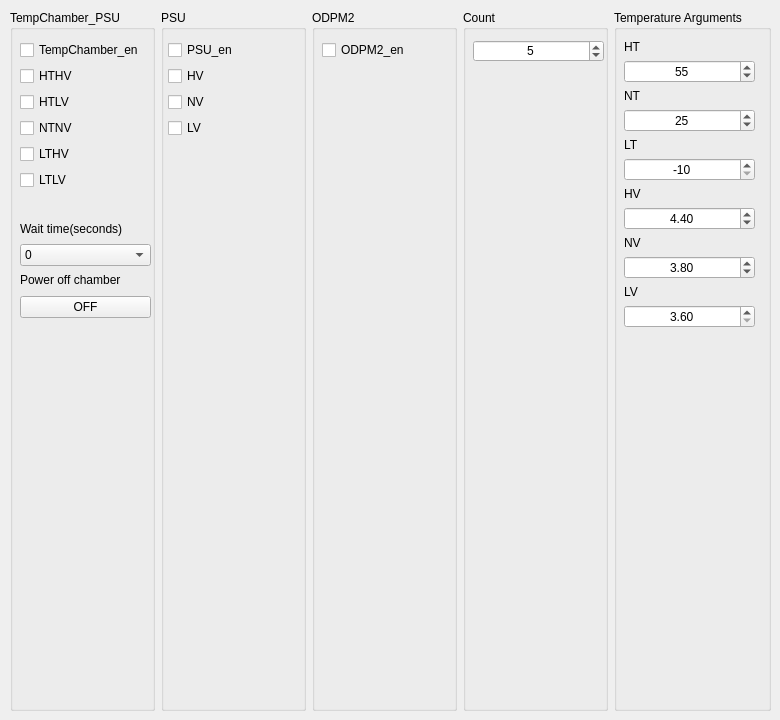
    <widget class="QWidget" name="temp_psu_tab">
     <attribute name="title">
      <string>Temp_PSU</string>
     </attribute>
     <widget class="QWidget" name="layoutWidget">
      <property name="geometry">
       <rect>
        <x>10</x>
        <y>10</y>
        <width>761</width>
        <height>701</height>
       </rect>
      </property>
      <layout class="QHBoxLayout" name="horizontalLayout_5">
       <item>
        <widget class="QGroupBox" name="temp_chamber_psu_groupBox">
         <property name="title">
          <string>TempChamber_PSU</string>
         </property>
         <widget class="QWidget" name="layoutWidget_28">
          <property name="geometry">
           <rect>
            <x>10</x>
            <y>260</y>
            <width>131</width>
            <height>51</height>
           </rect>
          </property>
          <layout class="QVBoxLayout" name="verticalLayout_11">
           <item>
            <widget class="QLabel" name="off_tmpchmb_label">
             <property name="sizePolicy">
              <sizepolicy hsizetype="Preferred" vsizetype="Fixed">
               <horstretch>0</horstretch>
               <verstretch>0</verstretch>
              </sizepolicy>
             </property>
             <property name="text">
              <string>Power off chamber</string>
             </property>
            </widget>
           </item>
           <item>
            <widget class="QPushButton" name="off_tmpchmb_pushButton">
             <property name="text">
              <string>OFF</string>
             </property>
            </widget>
           </item>
          </layout>
         </widget>
         <widget class="QWidget" name="layoutWidget">
          <property name="geometry">
           <rect>
            <x>10</x>
            <y>30</y>
            <width>131</width>
            <height>152</height>
           </rect>
          </property>
          <layout class="QVBoxLayout" name="verticalLayout_tmpchb_psu">
           <item>
            <widget class="QCheckBox" name="tmpchmb_en">
             <property name="text">
              <string>TempChamber_en</string>
             </property>
            </widget>
           </item>
           <item>
            <widget class="QCheckBox" name="hthv_en">
             <property name="text">
              <string>HTHV</string>
             </property>
            </widget>
           </item>
           <item>
            <widget class="QCheckBox" name="htlv_en">
             <property name="text">
              <string>HTLV</string>
             </property>
            </widget>
           </item>
           <item>
            <widget class="QCheckBox" name="ntnv_en">
             <property name="text">
              <string>NTNV</string>
             </property>
            </widget>
           </item>
           <item>
            <widget class="QCheckBox" name="lthv_en">
             <property name="text">
              <string>LTHV</string>
             </property>
            </widget>
           </item>
           <item>
            <widget class="QCheckBox" name="ltlv_en">
             <property name="text">
              <string>LTLV</string>
             </property>
            </widget>
           </item>
          </layout>
         </widget>
         <widget class="QWidget" name="layoutWidget">
          <property name="geometry">
           <rect>
            <x>10</x>
            <y>210</y>
            <width>131</width>
            <height>46</height>
           </rect>
          </property>
          <layout class="QVBoxLayout" name="verticalLayout_5">
           <item>
            <widget class="QLabel" name="wait_time_label">
             <property name="text">
              <string>Wait time(seconds)</string>
             </property>
            </widget>
           </item>
           <item>
            <widget class="QComboBox" name="wait_time_comboBox">
             <item>
              <property name="text">
               <string>0</string>
              </property>
             </item>
             <item>
              <property name="text">
               <string>30</string>
              </property>
             </item>
             <item>
              <property name="text">
               <string>60</string>
              </property>
             </item>
             <item>
              <property name="text">
               <string>120</string>
              </property>
             </item>
             <item>
              <property name="text">
               <string>300</string>
              </property>
             </item>
             <item>
              <property name="text">
               <string>600</string>
              </property>
             </item>
            </widget>
           </item>
          </layout>
         </widget>
        </widget>
       </item>
       <item>
        <widget class="QGroupBox" name="psu_groupBox">
         <property name="title">
          <string>PSU</string>
         </property>
         <widget class="QWidget" name="layoutWidget">
          <property name="geometry">
           <rect>
            <x>7</x>
            <y>30</y>
            <width>131</width>
            <height>100</height>
           </rect>
          </property>
          <layout class="QVBoxLayout" name="verticalLayout_6">
           <item>
            <widget class="QCheckBox" name="psu_en">
             <property name="text">
              <string>PSU_en</string>
             </property>
            </widget>
           </item>
           <item>
            <widget class="QCheckBox" name="hv_en">
             <property name="text">
              <string>HV</string>
             </property>
            </widget>
           </item>
           <item>
            <widget class="QCheckBox" name="nv_en">
             <property name="text">
              <string>NV</string>
             </property>
            </widget>
           </item>
           <item>
            <widget class="QCheckBox" name="lv_en">
             <property name="text">
              <string>LV</string>
             </property>
            </widget>
           </item>
          </layout>
         </widget>
        </widget>
       </item>
       <item>
        <widget class="QGroupBox" name="odpm_groupBox">
         <property name="title">
          <string>ODPM2</string>
         </property>
         <widget class="QCheckBox" name="odpm2_en">
          <property name="geometry">
           <rect>
            <x>10</x>
            <y>30</y>
            <width>101</width>
            <height>20</height>
           </rect>
          </property>
          <property name="text">
           <string>ODPM2_en</string>
          </property>
         </widget>
        </widget>
       </item>
       <item>
        <widget class="QGroupBox" name="count_groupBox">
         <property name="title">
          <string>Count</string>
         </property>
         <widget class="QSpinBox" name="count_spinBox">
          <property name="geometry">
           <rect>
            <x>10</x>
            <y>30</y>
            <width>131</width>
            <height>22</height>
           </rect>
          </property>
          <property name="alignment">
           <set>Qt::AlignCenter</set>
          </property>
          <property name="minimum">
           <number>1</number>
          </property>
          <property name="maximum">
           <number>20</number>
          </property>
          <property name="value">
           <number>5</number>
          </property>
         </widget>
        </widget>
       </item>
       <item>
        <widget class="QGroupBox" name="temp_arg_groupBox">
         <property name="title">
          <string>Temperature Arguments</string>
         </property>
         <widget class="QWidget" name="layoutWidget">
          <property name="geometry">
           <rect>
            <x>10</x>
            <y>30</y>
            <width>131</width>
            <height>296</height>
           </rect>
          </property>
          <layout class="QVBoxLayout" name="verticalLayout_temp_arg">
           <item>
            <widget class="QLabel" name="ht_label">
             <property name="sizePolicy">
              <sizepolicy hsizetype="Preferred" vsizetype="Fixed">
               <horstretch>0</horstretch>
               <verstretch>0</verstretch>
              </sizepolicy>
             </property>
             <property name="text">
              <string>HT</string>
             </property>
            </widget>
           </item>
           <item>
            <widget class="QSpinBox" name="ht_spinBox">
             <property name="alignment">
              <set>Qt::AlignCenter</set>
             </property>
             <property name="minimum">
              <number>-20</number>
             </property>
             <property name="maximum">
              <number>60</number>
             </property>
             <property name="value">
              <number>55</number>
             </property>
            </widget>
           </item>
           <item>
            <widget class="QLabel" name="nt_label">
             <property name="sizePolicy">
              <sizepolicy hsizetype="Preferred" vsizetype="Fixed">
               <horstretch>0</horstretch>
               <verstretch>0</verstretch>
              </sizepolicy>
             </property>
             <property name="text">
              <string>NT</string>
             </property>
            </widget>
           </item>
           <item>
            <widget class="QSpinBox" name="nt_spinBox">
             <property name="alignment">
              <set>Qt::AlignCenter</set>
             </property>
             <property name="minimum">
              <number>-20</number>
             </property>
             <property name="maximum">
              <number>60</number>
             </property>
             <property name="value">
              <number>25</number>
             </property>
            </widget>
           </item>
           <item>
            <widget class="QLabel" name="lt_label">
             <property name="sizePolicy">
              <sizepolicy hsizetype="Preferred" vsizetype="Fixed">
               <horstretch>0</horstretch>
               <verstretch>0</verstretch>
              </sizepolicy>
             </property>
             <property name="text">
              <string>LT</string>
             </property>
            </widget>
           </item>
           <item>
            <widget class="QSpinBox" name="lt_spinBox">
             <property name="alignment">
              <set>Qt::AlignCenter</set>
             </property>
             <property name="minimum">
              <number>-10</number>
             </property>
             <property name="maximum">
              <number>60</number>
             </property>
             <property name="value">
              <number>-10</number>
             </property>
            </widget>
           </item>
           <item>
            <widget class="QLabel" name="hv_label">
             <property name="sizePolicy">
              <sizepolicy hsizetype="Preferred" vsizetype="Fixed">
               <horstretch>0</horstretch>
               <verstretch>0</verstretch>
              </sizepolicy>
             </property>
             <property name="text">
              <string>HV</string>
             </property>
            </widget>
           </item>
           <item>
            <widget class="QDoubleSpinBox" name="hv_doubleSpinBox">
             <property name="alignment">
              <set>Qt::AlignCenter</set>
             </property>
             <property name="minimum">
              <double>3.600000000000000</double>
             </property>
             <property name="maximum">
              <double>4.500000000000000</double>
             </property>
             <property name="singleStep">
              <double>0.010000000000000</double>
             </property>
             <property name="value">
              <double>4.400000000000000</double>
             </property>
            </widget>
           </item>
           <item>
            <widget class="QLabel" name="nv_label">
             <property name="sizePolicy">
              <sizepolicy hsizetype="Preferred" vsizetype="Fixed">
               <horstretch>0</horstretch>
               <verstretch>0</verstretch>
              </sizepolicy>
             </property>
             <property name="text">
              <string>NV</string>
             </property>
            </widget>
           </item>
           <item>
            <widget class="QDoubleSpinBox" name="nv_doubleSpinBox">
             <property name="alignment">
              <set>Qt::AlignCenter</set>
             </property>
             <property name="decimals">
              <number>2</number>
             </property>
             <property name="minimum">
              <double>3.600000000000000</double>
             </property>
             <property name="maximum">
              <double>4.500000000000000</double>
             </property>
             <property name="singleStep">
              <double>0.010000000000000</double>
             </property>
             <property name="value">
              <double>3.800000000000000</double>
             </property>
            </widget>
           </item>
           <item>
            <widget class="QLabel" name="lv_label">
             <property name="sizePolicy">
              <sizepolicy hsizetype="Preferred" vsizetype="Fixed">
               <horstretch>0</horstretch>
               <verstretch>0</verstretch>
              </sizepolicy>
             </property>
             <property name="text">
              <string>LV</string>
             </property>
            </widget>
           </item>
           <item>
            <widget class="QDoubleSpinBox" name="lv_doubleSpinBox">
             <property name="alignment">
              <set>Qt::AlignCenter</set>
             </property>
             <property name="minimum">
              <double>3.600000000000000</double>
             </property>
             <property name="maximum">
              <double>4.500000000000000</double>
             </property>
             <property name="singleStep">
              <double>0.010000000000000</double>
             </property>
            </widget>
           </item>
          </layout>
         </widget>
        </widget>
       </item>
      </layout>
     </widget>
    </widget>
